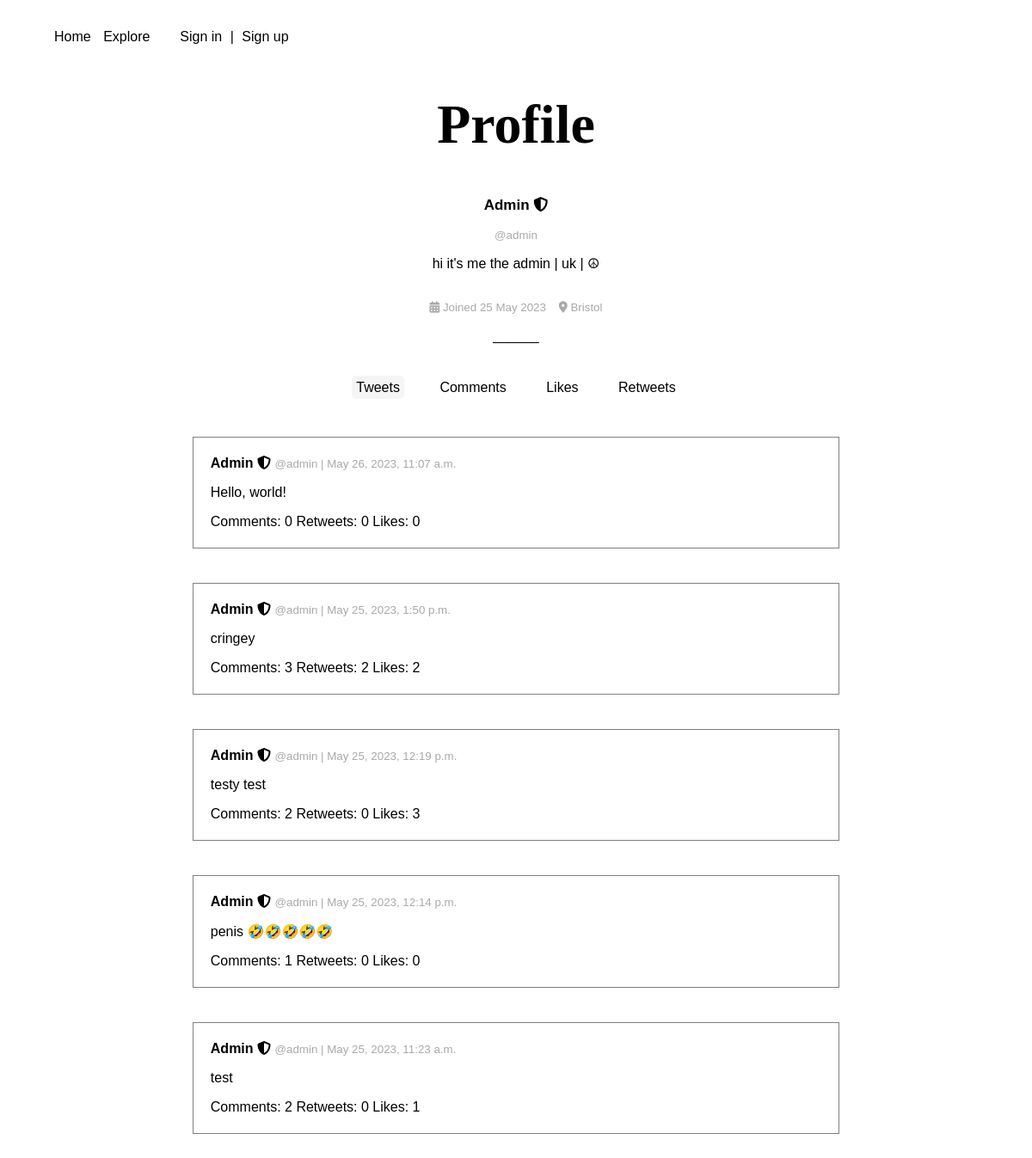
The app's page /users/profile/6/ with its own data.
### users/models.py (models this page shows, shortened)
class Profile(models.Model):
    user = models.OneToOneField(User, on_delete=models.CASCADE)
    bio = models.TextField(default="")
    display_name = models.CharField(default="", max_length=150)
    location = models.CharField(blank=True, max_length=150)
    followers = models.ManyToManyField(User, blank=True, related_name='followers')
    following = models.ManyToManyField(User, blank=True, related_name='following')

### tweets/models.py (models this page shows)
class Tweet(models.Model):
    text = models.CharField(max_length=144)
    date = models.DateTimeField(default=timezone.now)
    likes = models.ManyToManyField(User, blank=True, related_name='likes')
    user = models.ForeignKey(User, on_delete=models.CASCADE)
    class Meta:
        ordering = ["-date"]
    def __str__(self):
        return self.text

### users/views.py (the view)
# urls.py: path('profile/<int:user_id>/', views.profile_public, name='profile_public'),
def profile_public(request, user_id):
    user = get_object_or_404(User, pk=user_id)
    return render(request, 'users/profile_public.html', {'title': 'Profile', 'user_p': user})

### templates/users/profile_public.html (shortened to what this page needs)
{% extends '../base.html' %}
{% block content %}
<p class="subtitle">{{user_p.profile.display_name}}
    {% if user_p.is_superuser %}
        <i title="Admin" class="fa-solid fa-shield-halved"></i>
    {% endif %}
</p>
<small>@{{user_p}}</small>
{% if user_p.profile.bio == "" %}
    <p class="faded">This user doesn't have a bio.</p>
{% else %}
    <p>{{user_p.profile.bio}}</p>
{% endif %}
<p><small>
    <i class="fa-solid fa-calendar-days"></i> Joined {{ user_p.date_joined|date:"d M Y" }}
    {% if user_p.profile.location %}
        <i class="fa-solid fa-location-dot"></i> {{ user_p.profile.location }}
    {% endif %}</p>
</small>______</p>
<nav>
    <a id="profile-tweets" href="{% url 'profile_public' user_p.id %}">Tweets</a>&emsp;&emsp;
    <a id="profile-comments" href="{% url 'profile_public_comments' user_p.id %}">Comments</a>&emsp;&emsp;
    <a id="profile-likes" href="{% url 'profile_public_likes' user_p.id %}">Likes</a>&emsp;&emsp;
    <a id="profile-retweets" href="{% url 'profile_public_retweets' user_p.id%}">Retweets</a>
</nav>
<section class="center width-100">
    <br>
    {% with  id_str=user_p.id|stringformat:"i" %}
    {% if request.path == '/users/profile/'|add:id_str|add:'/' %}
        {% if user_p.tweet_set.count <= 0 %}
            <p class="faded">No tweets found</p>
        {% else %}
            {% for tweet in user_p.tweet_set.all %}
                {% include "tweets/tweet.html" %}
            {% endfor %}
        {% endif %}
    {% endif %}
    {%endwith%}
</section>
{% endblock %}

### templates/tweets/tweet.html
<div class="tweet-card width-100">
    <a class="profile-link" href="{% url 'profile_public' tweet.user.id %}">
        <p>
            <strong>
                {{ tweet.user.profile.display_name }}
                {% if tweet.user.is_superuser %}
                    <i title="Admin" class="fa-solid fa-shield-halved"></i>
                {% endif %}
            </strong>
            <small>@{{ tweet.user }} | {{ tweet.date }}</small>
        </p>
    </a>
    <a class="tweet-link" href="{% url 'tweet' tweet.id %}">
        <p>{{ tweet }}</p>
        <p>
            Comments: {{ tweet.comment_set.count }}
            Retweets: {{ tweet.retweet_set.count }}
            Likes: {{ tweet.likes.count }}
        </p>
    </a>
</div>

### static/style.css (style rules this page uses)
body { font-family: "Trebuchet MS", "Arial", sans-serif; margin-bottom: 70px; }
p.subtitle { font-weight: bold; font-size: 17px; }
.center, form { display: flex; justify-content: center; align-items: center; flex-direction: column; }
.width-100, form { width: 100%; }
nav { padding: 10px; }
nav a { text-decoration: none; color: black; padding: 5px; border-radius: 5px; }
small { color: darkgrey; }
div.tweet-card a { color: black; text-decoration: none; }
div.tweet-card { border: solid 1px grey; margin: 20px; padding: 5px 20px; }

### templates/users/profile_public.html (style rules this page uses)
#profile-tweets { background: whitesmoke }

### records on screen
Tweet: user.profile.display_name "Admin", user "admin", date "May 26, 2023, 11:07 a.m.", text "Hello, world!", comment_set.count "0", retweet_set.count "0", likes.count "0"
Tweet: user.profile.display_name "Admin", user "admin", date "May 25, 2023, 1:50 p.m.", text "cringey", comment_set.count "3", retweet_set.count "2", likes.count "2"
Tweet: user.profile.display_name "Admin", user "admin", date "May 25, 2023, 12:19 p.m.", text "testy test", comment_set.count "2", retweet_set.count "0", likes.count "3"
Tweet: user.profile.display_name "Admin", user "admin", date "May 25, 2023, 12:14 p.m.", text "penis 🤣🤣🤣🤣🤣", comment_set.count "1", retweet_set.count "0", likes.count "0"
Tweet: user.profile.display_name "Admin", user "admin", date "May 25, 2023, 11:23 a.m.", text "test", comment_set.count "2", retweet_set.count "0", likes.count "1"

### other values on screen
{{ title }} "Profile"
{{ user_p.profile.display_name }} "Admin"
{{ user_p }} "admin"
{{ user_p.profile.bio }} "hi it's me the admin | uk | ☮"
{{ user_p.date_joined|date:"d M Y" }} "25 May 2023"
{{ user_p.profile.location }} "Bristol"
